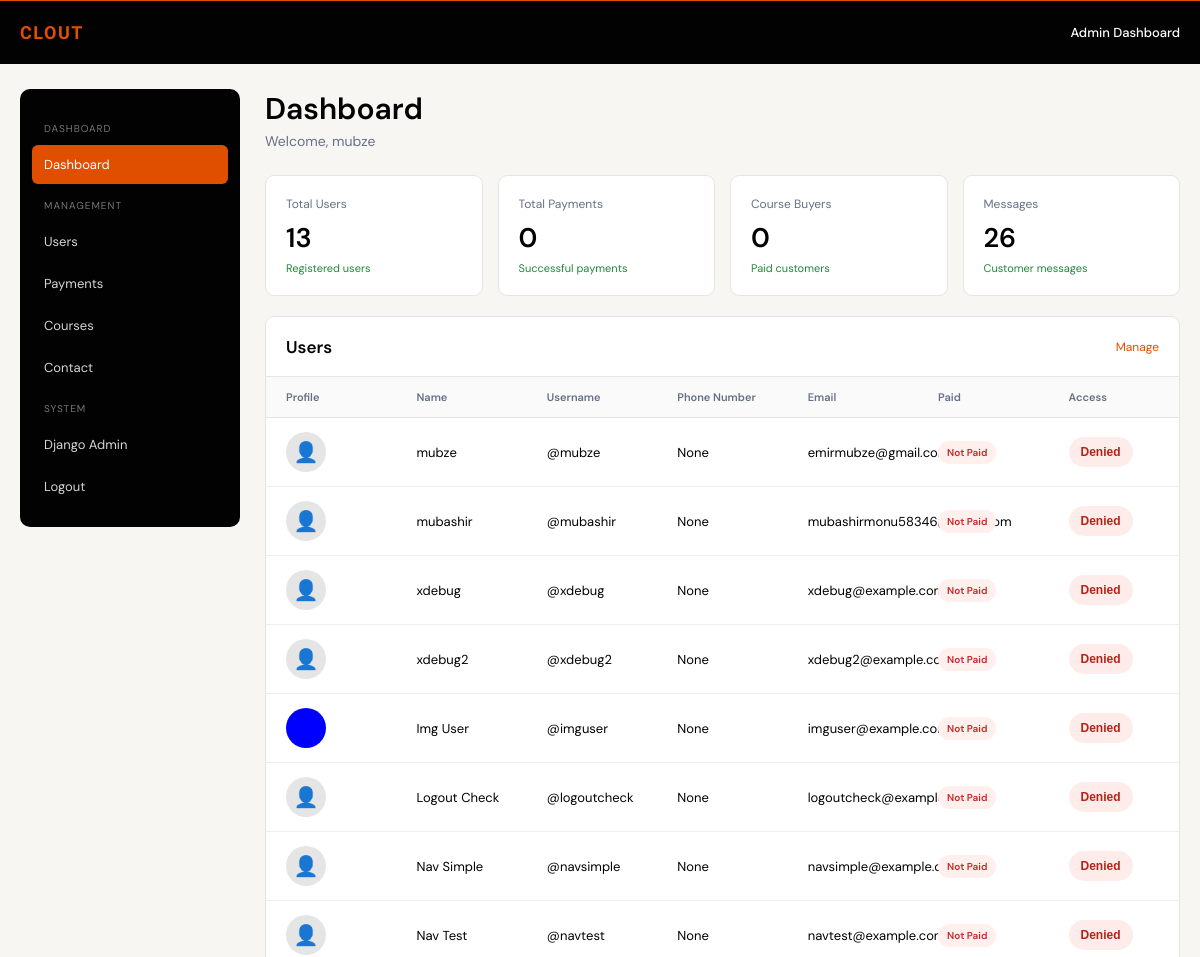
/admin-dashboard/ (signed in, upper part), run on an earlier commit of the app's database.
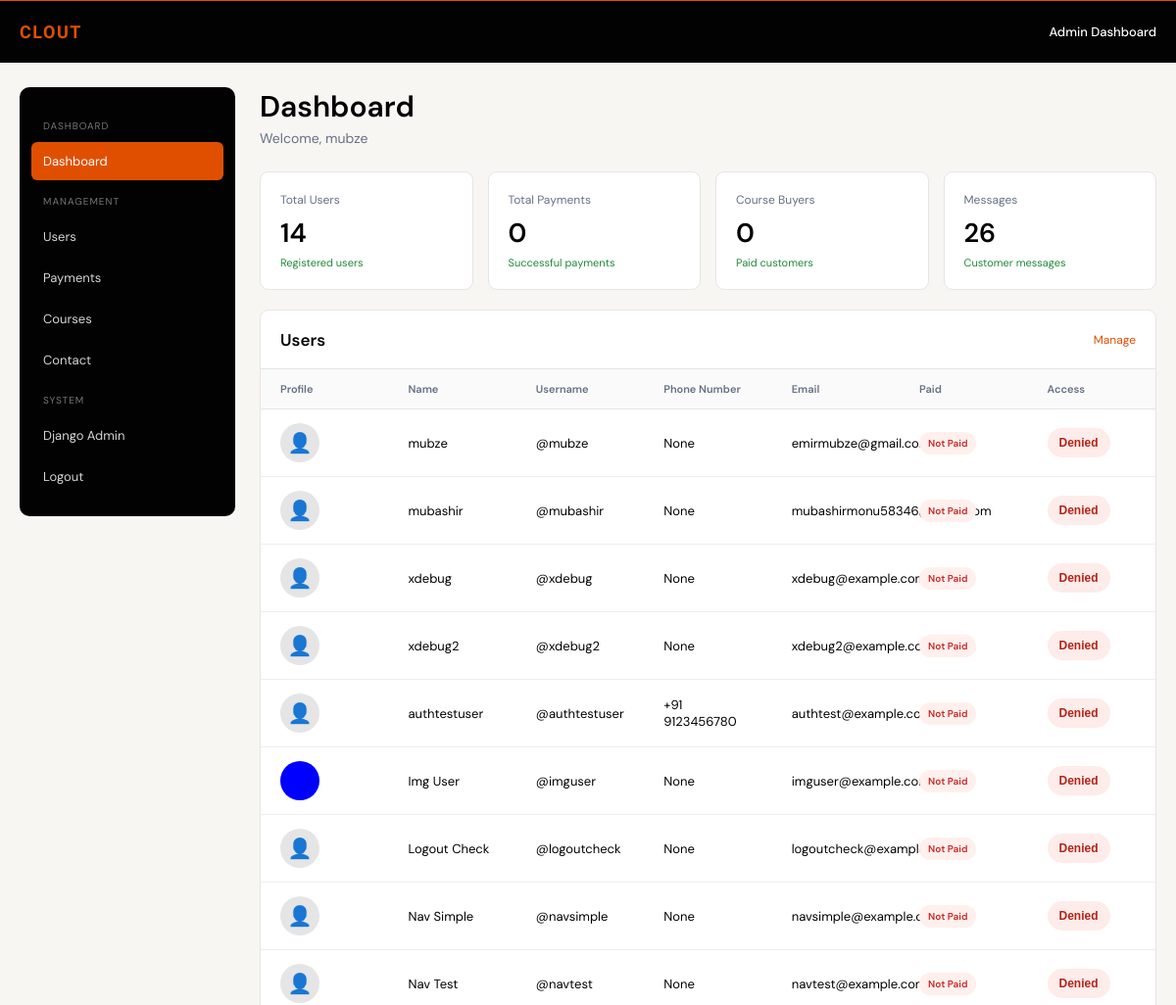
And on a later commit of the database.
### shop/models.py (models this page shows, shortened)
class CustomUser(AbstractUser):
    name = models.CharField(max_length=150, blank=True)
    age = models.PositiveIntegerField(null=True, blank=True)
    phone_number = models.CharField(
        max_length=20,
        unique=True,
        null=True,
        blank=True,
    )
    email = models.EmailField(unique=True)
    profile_image = models.ImageField(
        upload_to="profiles/",
        null=True,
        blank=True,
    )
    course_access_approved = models.BooleanField(default=False)
    active_session_key = models.CharField(
        max_length=40,
        blank=True,
        default="",
    )
    @property
    def has_paid(self):
        from .models import Order
        return Order.objects.filter(
            user=self,
            paid=True,
        ).exists()

### shop/views.py (the view, shortened to what this page needs)
@login_required(login_url="login")
def admin_dashboard(request):
    if not request.user.is_staff:
        return redirect("index")
    users = CustomUser.objects.all().order_by(
        "name"
    )
    contact_users = (
        CustomUser.objects.filter(
            contact_messages__isnull=False
        )
        .exclude(
            id=request.user.id
        )
        .distinct()
        .order_by("name")
    )
    selected_user_id = request.GET.get(
        "user_id"
    )
    if (
        selected_user_id
        and contact_users.filter(
            id=selected_user_id
        ).exists()
    ):
        selected_user = contact_users.get(
            id=selected_user_id
        )
    else:
        selected_user = (
            contact_users.first()
            if contact_users
            else None
        )
    if selected_user:
        chat_messages = ContactMessage.objects.filter(
            (
                Q(sender=selected_user)
                &
                (
                    Q(recipient=request.user)
                    |
                    Q(recipient__isnull=True)
                )
            )
            |
            (
                Q(sender=request.user)
                &
                Q(recipient=selected_user)
            )
        ).order_by(
            "created_at"
        )
        ContactMessage.objects.filter(
            sender=selected_user,
            recipient=request.user,
            is_read=False
        ).update(
            is_read=True
        )
    else:
        chat_messages = ContactMessage.objects.none()
    total_payments = Order.objects.filter(
        paid=True
    ).count()
    paid_user_ids = set(
        Order.objects.filter(
            paid=True
        )
        .exclude(
            user_id__isnull=True
        )
        .values_list(
            "user_id",
            flat=True
        )
    )
    approved_user_ids = set(
        CustomUser.objects.filter(
            course_access_approved=True
        ).values_list(
            "id",
            flat=True
        )
    )
    course_buyers = len(
        paid_user_ids | approved_user_ids
    )
    courses = Course.objects.filter(
        is_active=True
    ).order_by(
        "-created_at"
    )
    active_course = courses.first()
    course_modules = []
    if active_course:
        course_modules = [
            {
                "id": module.id,
                "title": module.title,
                "description": module.description,
                "video_url": module.video_public_url,
                "lessons": [
                    {
                        "id": lesson.id,
                        "title": lesson.title,
                        "description": lesson.description,
                        "video_url": lesson.video_public_url,
                        "thumbnail_url": lesson.thumbnail_public_url,
                    }
                    for lesson in module.lessons.all()
                ],
            }
            for module in active_course.modules.prefetch_related("lessons").all()
        ]
    selected_course_id = request.GET.get(
        "edit_course_id"
    )
    editing_course = None
    if selected_course_id:
        editing_course = get_object_or_404(
            Course,
            id=selected_course_id
        )
    course_form = (
        CourseForm(
            instance=editing_course
        )
        if editing_course
        else CourseForm()
    )
    return render(
        request,
        "shop/admin.html",
        {
            "users": users,
            "total_users": users.count(),
            "total_payments": total_payments,
            "course_buyers": course_buyers,
            "courses": courses,
            "course_modules": course_modules,
            "course_count": courses.count(),
            "course_form": course_form,
            "editing_course": editing_course,
            "current_admin": request.user,
            "chat_users": contact_users,
            "selected_user": selected_user,
            "chat_messages": chat_messages,
            "contact_count": ContactMessage.objects.count(),
        }
    )

### shop/templates/shop/admin.html (shortened to what this page needs)
<!DOCTYPE html>
<html lang="en">
<head>
<link rel="stylesheet" href="/static/responsive.css">
</head>
<body>
<nav class="navbar">
    <div class="nav-container">
        <a
            href="{% url 'index' %}"
            class="logo"
        >
            CLOUT
        </a>
        <div class="admin-title">
            Admin Dashboard
        </div>
    </div>
</nav>
<div class="layout">
    <aside class="sidebar">
        <div class="sidebar-heading">
            Dashboard
        </div>
        <a
            href="#dashboard"
            class="sidebar-link active"
        >
            Dashboard
        </a>
        <div class="sidebar-heading">
            Management
        </div>
        <a
            href="#users"
            class="sidebar-link"
        >
            Users
        </a>
        <a
            href="#payments"
            class="sidebar-link"
        >
            Payments
        </a>
        <a
            href="#courses"
            class="sidebar-link"
        >
            Courses
        </a>
        <a
            href="#contacts"
            class="sidebar-link"
        >
            Contact
        </a>
        <div class="sidebar-heading">
            System
        </div>
        <a
            href="/admin/"
            class="sidebar-link"
        >
            Django Admin
        </a>
        <a
            href="{% url 'logout' %}"
            class="sidebar-link"
        >
            Logout
        </a>
    </aside>
    <main
        class="content"
        id="dashboard"
    >
        <div class="page-header">
            <div>
                <h1 class="page-title">
                    Dashboard
                </h1>
                <p class="page-subtitle">
                    Welcome, {{ current_admin.name|default:current_admin.username }}
                </p>
            </div>
        </div>
        <section class="stats">
            <div class="stat-card">
                <div class="stat-label">
                    Total Users
                </div>
                <div class="stat-value">
                    {{ total_users|default:"0" }}
                </div>
                <div class="stat-description">
                    Registered users
                </div>
            </div>
            <div class="stat-card">
                <div class="stat-label">
                    Total Payments
                </div>
                <div class="stat-value">
                    {{ total_payments|default:"0" }}
                </div>
                <div class="stat-description">
                    Successful payments
                </div>
            </div>
            <div class="stat-card">
                <div class="stat-label">
                    Course Buyers
                </div>
                <div class="stat-value">
                    {{ course_buyers|default:"0" }}
                </div>
                <div class="stat-description">
                    Paid customers
                </div>
            </div>
            <div class="stat-card">
                <div class="stat-label">
                    Messages
                </div>
                <div class="stat-value">
                    {{ contact_count|default:"0" }}
                </div>
                <div class="stat-description">
                    Customer messages
                </div>
            </div>
        </section>
        <section
            class="panel"
            id="users"
        >
            <div class="panel-header">
                <h2 class="panel-title">
                    Users
                </h2>
                <a
                    href="/admin/shop/customuser/"
                    class="manage-link"
                >
                    Manage
                </a>
            </div>
            <div class="table-wrapper">
                <table>
                    <thead>
                        <tr>
                            <th>
                                Profile
                            </th>
                            <th>
                                Name
                            </th>
                            <th>
                                Username
                            </th>
                            <th>
                                Phone Number
                            </th>
                            <th>
                                Email
                            </th>
                            <th>
                                Paid
                            </th>
                            <th>
                                Access
                            </th>
                        </tr>
                    </thead>
                    <tbody>
                        {% for user in users %}
                        <tr>
                            <td>
                                <div style="
                                    width: 40px;
                                    height: 40px;
                                    border-radius: 50%;
                                    background: #E5E5E5;
                                    display: flex;
                                    align-items: center;
                                    justify-content: center;
                                    font-size: 20px;
                                    overflow: hidden;
                                    flex-shrink: 0;
                                ">
                                    {% if user.profile_image %}
                                        <img src="{{ user.profile_image.url }}" alt="Profile" style="width: 100%; height: 100%; object-fit: cover;">
                                    {% else %}
                                        👤
                                    {% endif %}
                                </div>
                            </td>
                            <td>
                                {{ user.name|default:user.username }}
                            </td>
                            <td>
                                @{{ user.username }}
                            </td>
                            <td>
                                {{ user.phone_number }}
                            </td>
                            <td>
                                {{ user.email }}
                            </td>
                            <td>
                                {% if user.has_paid %}
                                <span
                                    class="status status-paid"
                                >
                                    Paid
                                </span>
                                {% else %}
                                <span
                                    class="status status-not-paid"
                                >
                                    Not Paid
                                </span>
                                {% endif %}
                            </td>
                            <td>
                                <form method="POST"
                                      action="{% url 'toggle_course_access' user.id %}"
                                      class="ajax-toggle-access"
                                      data-user-id="{{ user.id }}"
                                      style="display:inline;">
                                    <button type="submit" style="
                                        border: none;
                                        border-radius: 999px;
                                        padding: 8px 12px;
                                        font-weight: 700;
                                        font-size: 12px;
                                        cursor: pointer;
                                        background: {% if user.course_access_approved %}#dff4e7{% else %}#fdecea{% endif %};
                                        color: {% if user.course_access_approved %}#1f7a3d{% else %}#b42318{% endif %};
                                    ">
                                        {% if user.course_access_approved %}Accepted{% else %}Denied{% endif %}
                                    </button>
                                </form>
                            </td>
                        </tr>
                        {% endfor %}
                    </tbody>
                </table>
            </div>
        </section>
    </main>
</div>
</body>
</html>

What changed in the data, as far as the page shows it:
added CustomUser: name "authtestuser", username "authtestuser", phone_number "+91 9123456780", email "authtest@example.com", shows "Not Paid", course_access_approved "Denied"
Also different on the page:
{{ total_users|default:"0" }}: "13" → "14"
